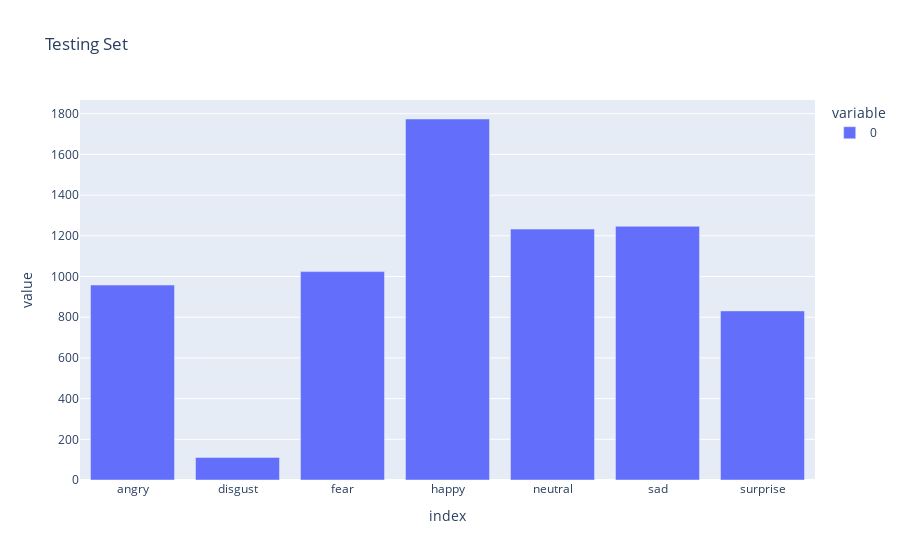

The code cell stored with this chart in its notebook:
### Code cell
##
fig = df2.transpose().plot.bar(title="Testing Set")
fig.show()
df2

### Figure 1 — Plotly figure (JSON) as saved in the notebook; plotly's stock layout.template omitted (floating-point values rounded to 4 significant figures)
{"data": [{"alignmentgroup": "True", "hovertemplate": "variable=0<br>index=%{x}<br>value=%{y}<extra></extra>", "legendgroup": "0", "marker": {"color": "#636efa", "pattern": {"shape": ""}}, "name": "0", "offsetgroup": "0", "orientation": "v", "showlegend": true, "textposition": "auto", "type": "bar", "x": ["angry", "disgust", "fear", "happy", "neutral", "sad", "surprise"], "xaxis": "x", "y": [958, 111, 1024, 1774, 1233, 1247, 831], "yaxis": "y"}], "layout": {"barmode": "relative", "legend": {"title": {"text": "variable"}, "tracegroupgap": 0}, "title": {"text": "Testing Set"}, "xaxis": {"anchor": "y", "domain": [0, 1], "title": {"text": "index"}}, "yaxis": {"anchor": "x", "domain": [0, 1], "title": {"text": "value"}}}}
